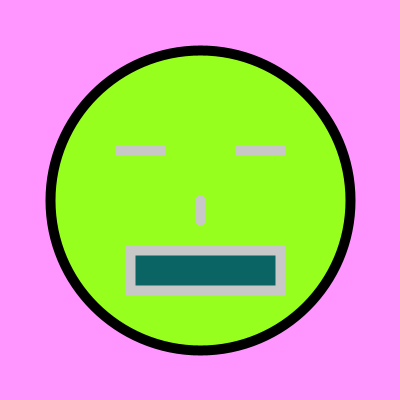
Frame 1 (no input)
Frame 60 (the mouse pressed at the canvas centre just before this capture): identical to frame 1, image omitted
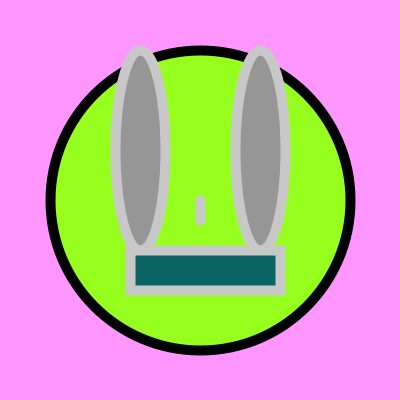
Frame 120 (the mouse held since frame 60 and released just before this capture)

The Processing sketch that drew these frames (run headless with seeded random() and noise(); from frame 60 on, the mouse is pressed at the canvas centre):

// Processing sketch: processing_92302
// ── processing_92302.pde

//this is what happens when the program starts.
//it only happens once
void setup() {
  size(400, 400);
  //this creates a canvas of 400 pixels wide
  //and 400 pixels high
  smooth();
  //press 3 times harder than drawing lines
  strokeWeight(10);

}

//this tels Precessing how to draw
//it happens continuously
void draw() {
  
  background(300,150,300);
  fill(150,400,30);
  
  //draw face
  stroke(0);
  ellipse(200, 200, 300, 300);
  fill(150);
  //draw eyes
  stroke(200);
  ellipse(140, 150, 50, mouseX);
  ellipse(260, 150, 50, mouseX);

  //draw a line from 100,250 to 300,250
  //draw mouth
  fill(10,100,100);
  rect(130,250,150,40);
  //draw nose
  line(200, 200, 200, 220);
}
